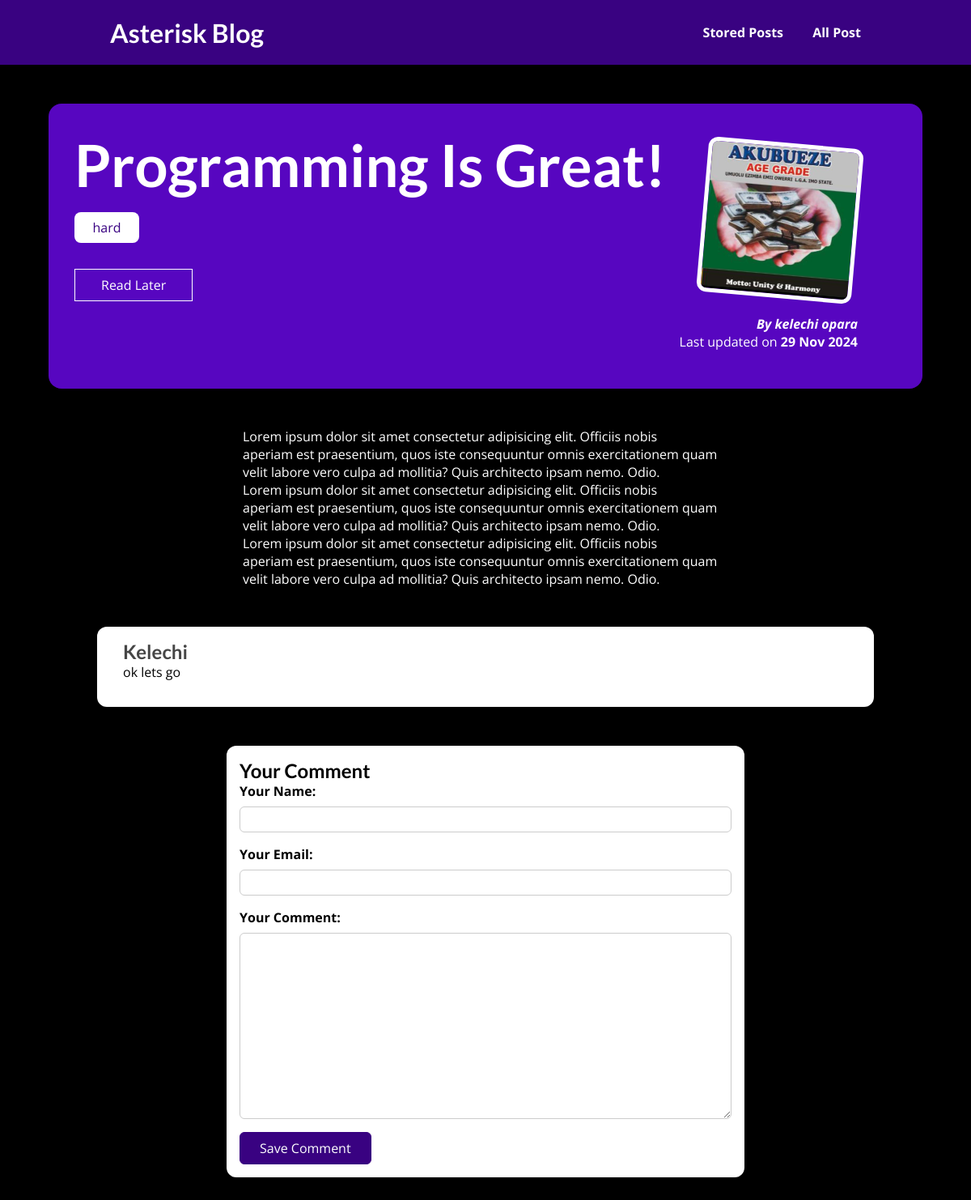
The page /posts/programming-is-great on the database its author committed.
### blog/models.py (models this page shows, shortened)
class Post(models.Model):
    title = models.CharField(max_length=150)
    excerpt = models.CharField(max_length=200)
    image = models.ImageField(upload_to="posts")
    date = models.DateField(auto_now=True)
    slug = models.SlugField(unique=True, db_index=True)
    content = models.TextField(validators=[MinLengthValidator(10)])
    author = models.ForeignKey(Author, on_delete=models.SET_NULL, null=True, related_name="posts")
    tags = models.ManyToManyField(Tag)

class Tag(models.Model):
    caption = models.CharField(max_length=20)

class Author(models.Model):
    first_name = models.CharField(max_length=100)
    last_name = models.CharField(max_length=100)
    email_address = models.EmailField()
    def full_name(self):
        return f"{self.first_name} {self.last_name}"
    def __str__(self):
        return self.full_name()

class Comment(models.Model):
    user_name = models.CharField(max_length=100)
    user_email = models.EmailField()
    text = models.TextField(max_length=400)
    post = models.ForeignKey(Post, on_delete=models.CASCADE, related_name="comments")

### blog/views.py (the view, shortened to what this page needs)
# urls.py: path("posts/<slug:slug>", views.SinglePostView.as_view(), name="post-page-detail"),
class SinglePostView(View):
    def is_stored_post(self, request, post_id):
        stored_posts = request.session.get("stored_posts")
        if stored_posts is not None:
          is_saved_for_later = post_id in stored_posts
        else:
          is_saved_for_later = False
        return is_saved_for_later
    def get(self, request, slug):
        post = Post.objects.get(slug=slug)
        context = {
          "post": post,
          "post_tags": post.tags.all(),
          "comment_form": CommentForm(),
          "comments": post.comments.all().order_by("-id"),
          "saved_for_later": self.is_stored_post(request, post.id)
        }
        return render(request, "blog/post-detail.html", context)

### blog/forms.py
class CommentForm(forms.ModelForm):
    class Meta:
        model = Comment
        exclude = ["post"]
        labels = {
          "user_name": "Your Name",
          "user_email": "Your Email",
          "text": "Your Comment"
        }

### blog/templates/blog/post-detail.html (shortened to what this page needs)
{% extends 'base.html'  %}
{% load static %}
{% block css_files %}
    <link rel="stylesheet" href="{% static 'blog/post-detail.css' %}">
{% endblock %}
{% block body %}
    <section id="summary">
        <h2>{{ post.title }}</h2>
        <div>
            {% for tag in post_tags %}
                <span class="tag">{{ tag.caption }}</span>
            {% endfor %}
        </div>
        <div id="read-later">
            <form action="{% url 'read-later' %}" method="POST">
              <button>
                {% if saved_for_later %}
                  Remove from "Read Later" List
                {% else %}
                  Read Later
                {% endif %}
              </button>
            </form>
          </div>
        <article>
            <img src="{{ post.image.url }}" alt="{{ post.title }}" />
            <address>By {{ post.author }}</address>
            <div>Last updated on <time>{{ post.date|date:"d M Y" }}</time></div>
        </article>
    </section>
    <p>
        {{ post.content|linebreaks }}
    </p>
    <section id="comments">
        <ul>
          {% for comment in comments %}
            <li>
              <h2>{{ comment.user_name }}</h2>
              <p>{{ comment.text|linebreaks }}</p>
            </li>
          {% endfor %}
        </ul>
      </section>
    <section id="comment-form">
        <h2>Your Comment</h2>
        <form action="{% url 'post-page-detail' slug=post.slug %}" method="post">
          {% for form_field in comment_form %}
            <div class="form-control {% if form_field.errors %}invalid{% endif %}">
              {{ form_field.label_tag }}
              {{ form_field }}
            </div>
          {% endfor %}
          <button>Save Comment</button>
        </form>
    </section>
{% endblock %}

### templates/base.html (shortened to what this page needs)
{% load static %}
<!DOCTYPE html>
<html lang="en">
<head>
    <link rel="stylesheet" href="{% static 'app.css' %}">
    {% block css_files %}{% endblock %}
</head>
<body>
    <header id="main-navigation">
        <h1><a href="{% url 'index' %}">Asterisk Blog</a></h1>
        <nav>
            <a href="{% url 'read-later' %}">Stored Posts</a>
            <a href="{% url 'posts-page' %}">All Post</a>
        </nav>
    </header>
    {% block body %}
    {% endblock %}
</body>
</html>

### static/app.css (style rules this page uses)
* { box-sizing: border-box; padding: 0; margin: 0; }
html { font-family: 'Open Sans', 'Lato', sans-serif; }
body { margin: 0; padding: 0; background-color: black; }
h1, h2, h3 { font-family: 'Lato', sans-serif; font-weight: bold; }
#main-navigation { width: 100%; height: 5rem; display: flex; align-items: center; justify-content: space-between; padding: 0 10%; position: absolute; top: 0; left: 0; }
#main-navigation a { text-decoration: none; color: white; font-weight: bold; margin: 0 1rem; }

### blog/static/blog/post-detail.css (style rules this page uses)
#main-navigation { background-color: #390281; box-shadow: 0 2px 8px rgba(0, 0, 0, 0.25); }
p { color: white; width: 50%; margin: 0 auto; }
#summary { margin: 8rem auto 3rem auto; padding: 2rem; width: 90%; max-width: 90rem; border-radius: 16px; background-color: #5706c0; position: relative; box-shadow: 0 2px 8px rgba(0, 0, 0, 0.25); height: 22rem; }
#summary h2 { color: white; font-size: 4.5rem; }
#summary article { position: absolute; top: 2rem; right: 3rem; padding: 1rem 2rem; border-radius: 12px; text-align: right; color: white; }
#summary article img { width: 12rem; height: 12rem; border-radius: 12px; transform: rotateZ(5deg); border: 5px solid white; margin-bottom: 1rem; }
#summary address { font-weight: bold; }
#summary time { font-weight: bold; }
.tag { background-color: white; color: #390281; padding: 0.5rem 1rem; border-radius: 8px; margin-top: 1rem; display: block; max-width: 5rem; text-align: center; }
#comment-form { margin: 3rem auto; width: 90%; max-width: 40rem; border-radius: 12px; background-color: white; box-shadow: 0 2px 8px rgba(0, 0, 0, 0.25); padding: 1rem; }
#comment-form button { font: inherit; background-color: #390281; color: white; border: 1px solid #390281; padding: 0.5rem 1.5rem; border-radius: 6px; cursor: pointer; }
.form-control { margin-bottom: 1rem; }
.form-control label { font-weight: bold; margin-bottom: 0.5rem; display: block; }
.form-control input, .form-control textarea { display: block; width: 100%; font: inherit; padding: 0.25rem; border-radius: 6px; border: 1px solid #ccc; }
#comments { margin: 3rem auto; width: 90%; max-width: 60rem; border-radius: 12px; background-color: white; box-shadow: 0 2px 8px rgba(0, 0, 0, 0.25); padding: 1rem 2rem; }
#comments ul { list-style: none; margin: 0; padding: 0; }
#comments li { margin-bottom: 1rem; border-bottom: 2px solid #ccc; }
#comments li:last-of-type { border-bottom: none; }
#comments h2 { color: #464646; }
#comments p { color: black; width: 100%; }
#read-later { margin: 2rem 0; }
#read-later button { background-color: transparent; border: 1px solid white; padding: 0.5rem 2rem; font: inherit; color: white; cursor: pointer; }

### rows shown on the page
Post: title "Programming Is Great!", image (picture), author "kelechi opara", date "29 Nov 2024", content "Lorem ipsum dolor sit amet consectetur adipisicing elit. Officiis nobis aperiam est praesentium, quos iste consequuntur omnis exercitationem quam velit labore vero culpa ad mollitia? Quis architecto ipsam nemo. Odio. Lorem ipsum dolor sit amet consectetur adipisicing elit. Officiis nobis aperiam est praesentium, quos iste consequuntur omnis exercitationem quam velit labore vero culpa ad mollitia? Quis architecto ipsam nemo. Odio. Lorem ipsum dolor sit amet consectetur adipisicing elit. Officiis nobis aperiam est praesentium, quos iste consequuntur omnis exercitationem quam velit labore vero culpa ad mollitia? Quis architecto ipsam nemo. Odio."
Tag: caption "hard"
Comment: user_name "Kelechi", text "ok lets go"
